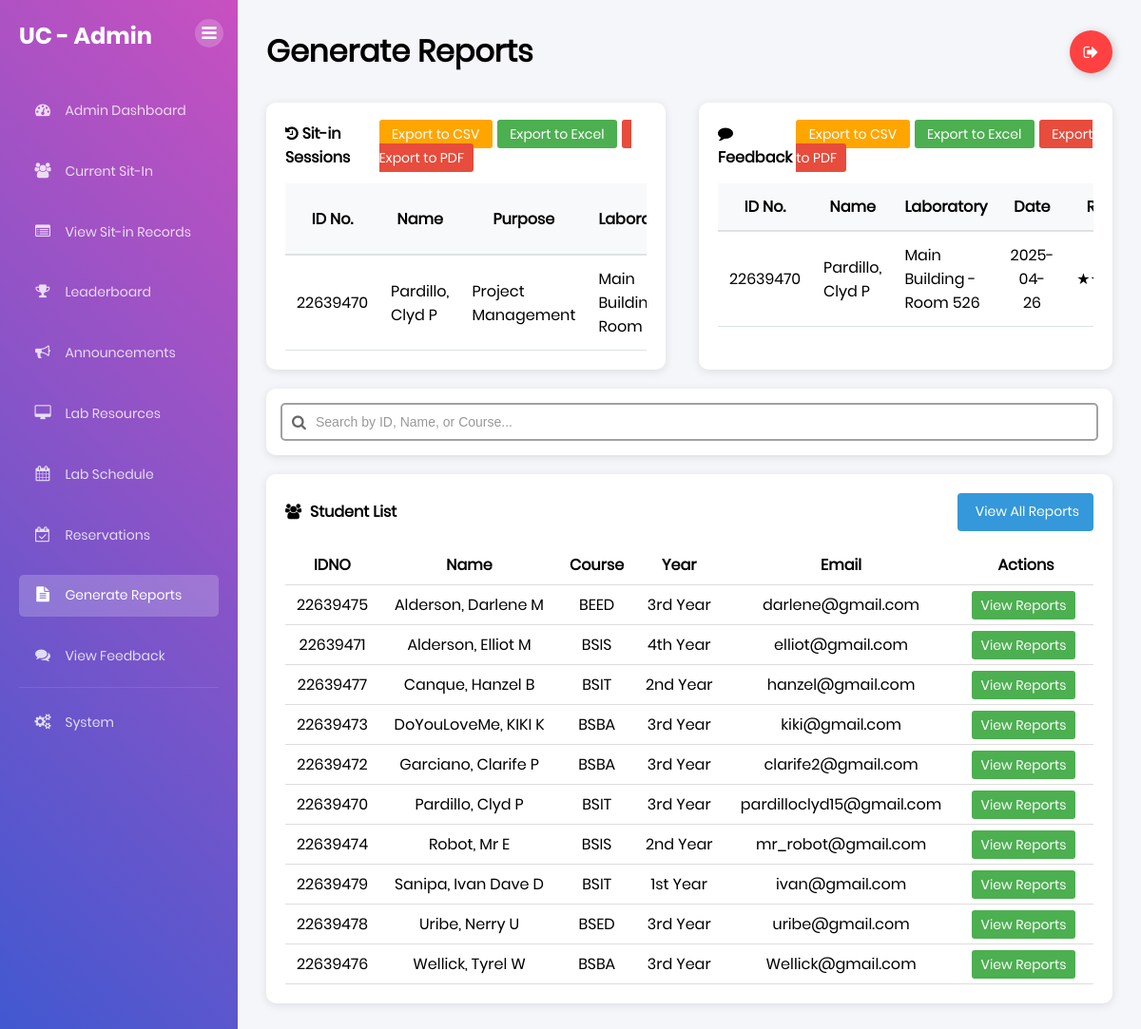
Page /admin/reports?student_id=22639470 (signed in) on the earlier database version.
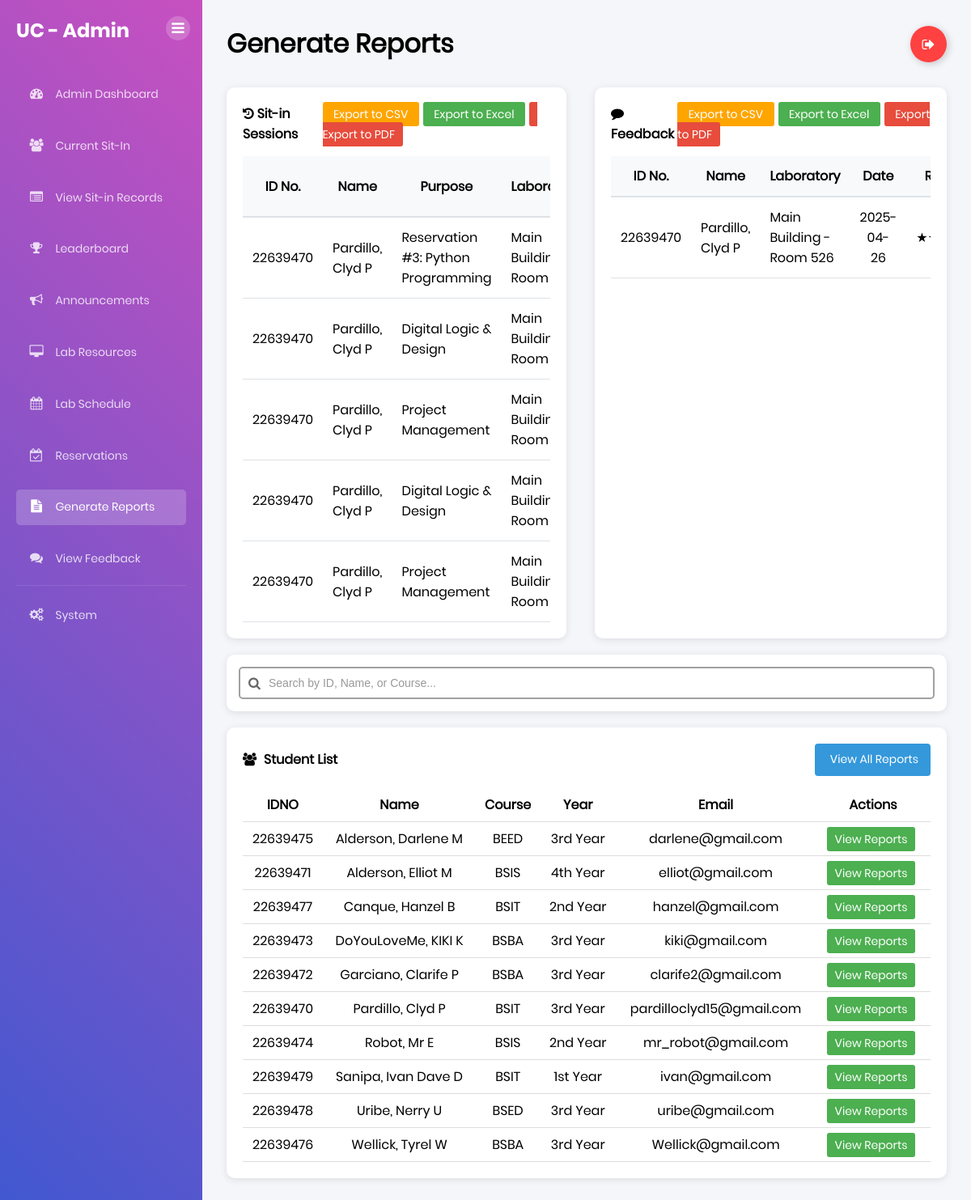
Same page on the later database version.
### tables this page shows
CREATE TABLE lab_sessions (
    session_id INTEGER PRIMARY KEY,
    student_id TEXT NOT NULL,
    lab_id INTEGER NOT NULL,
    reservation_id INTEGER,
    check_in_time TIMESTAMP NOT NULL,
    check_out_time TIMESTAMP,
    duration_hours REAL,
    status TEXT DEFAULT 'Active' CHECK (status IN ('Active', 'Completed', 'Terminated')),
    notes TEXT,
    created_by INTEGER NOT NULL, behavior_points INTEGER DEFAULT 0,
    FOREIGN KEY (student_id) REFERENCES students(idno),
    FOREIGN KEY (lab_id) REFERENCES laboratories(lab_id),
    FOREIGN KEY (reservation_id) REFERENCES lab_reservations(reservation_id),
    FOREIGN KEY (created_by) REFERENCES users(id)
);

CREATE TABLE "students" (idno TEXT PRIMARY KEY, lastname TEXT NOT NULL, firstname TEXT NOT NULL, midname TEXT, course TEXT NOT NULL, year_level TEXT NOT NULL, email_address TEXT NOT NULL, image_path TEXT, free_sessions_used INTEGER DEFAULT 0);

CREATE TABLE laboratories (
    lab_id INTEGER PRIMARY KEY,
    room_number TEXT NOT NULL UNIQUE,
    building TEXT,
    capacity INTEGER NOT NULL,
    description TEXT,
    equipment TEXT,
    status TEXT DEFAULT 'Available' CHECK (status IN ('Available', 'Maintenance', 'Reserved', 'Closed')),
    created_at TIMESTAMP DEFAULT CURRENT_TIMESTAMP,
    updated_at TIMESTAMP DEFAULT CURRENT_TIMESTAMP
);

CREATE TABLE session_feedback (
    feedback_id INTEGER PRIMARY KEY,
    session_id INTEGER NOT NULL,
    student_id TEXT NOT NULL,
    rating INTEGER CHECK (rating BETWEEN 1 AND 5),
    comments TEXT,
    submitted_at TIMESTAMP DEFAULT CURRENT_TIMESTAMP,
    FOREIGN KEY (session_id) REFERENCES lab_sessions(session_id),
    FOREIGN KEY (student_id) REFERENCES students(idno),
    UNIQUE(session_id, student_id)
);

### app.py (the view)
@app.route('/admin/reports')
def admin_reports():
    if 'user' not in session or not session.get('is_admin'):
        flash("Access denied. Admin privileges required.", "danger")
        return redirect(url_for('home'))
    conn = get_db_connection()
    try:
        students = conn.execute("""
            SELECT idno, lastname, firstname, midname, course, year_level, email_address
            FROM students
            ORDER BY lastname, firstname
        """).fetchall()
        selected_student = None
        student_sessions = []
        student_feedback = []
        student_id = request.args.get('student_id')
        if student_id:
            selected_student = conn.execute("""
                SELECT idno, lastname, firstname, midname, course, year_level, email_address
                FROM students
                WHERE idno = ?
            """, (student_id,)).fetchone()
            student_sessions = conn.execute("""
                SELECT
                    s.idno,
                    s.lastname,
                    s.firstname,
                    s.midname,
                    ls.notes as purpose,
                    l.room_number,
                    l.building,
                    ls.check_in_time,
                    ls.check_out_time,
                    DATE(ls.check_in_time) as date,
                    ROUND(CAST((julianday(ls.check_out_time) - julianday(ls.check_in_time)) * 24 AS REAL), 2) as duration
                FROM lab_sessions ls
                JOIN students s ON ls.student_id = s.idno
                JOIN laboratories l ON ls.lab_id = l.lab_id
                WHERE ls.student_id = ? AND ls.status = 'Completed'
                ORDER BY ls.check_in_time DESC
            """, (student_id,)).fetchall()
            student_feedback = conn.execute("""
                SELECT
                    s.idno,
                    s.lastname,
                    s.firstname,
                    s.midname,
                    l.room_number,
                    l.building,
                    DATE(ls.check_in_time) as date,
                    sf.rating,
                    sf.comments
                FROM session_feedback sf
                JOIN lab_sessions ls ON sf.session_id = ls.session_id
                JOIN students s ON sf.student_id = s.idno
                JOIN laboratories l ON ls.lab_id = l.lab_id
                WHERE sf.student_id = ?
                ORDER BY ls.check_in_time DESC
            """, (student_id,)).fetchall()
        return render_template(
            "admin_reports.html",
            students=students,
            selected_student=selected_student,
            student_sessions=student_sessions,
            student_feedback=student_feedback
        )
    finally:
        conn.close()

### app.py (called while the page is built)
def get_db_connection():
    conn = sqlite3.connect("users.db")
    conn.row_factory = sqlite3.Row
    return conn

@app.after_request
def add_header(response):
    response.headers["Cache-Control"] = "no-cache, no-store, must-revalidate"
    response.headers["Pragma"] = "no-cache"
    response.headers["Expires"] = "0"
    return response

def format_time(value):
    try:
        dt = datetime.strptime(value, '%Y-%m-%d %H:%M:%S')
        return dt.strftime('%I:%M %p')
    except ValueError:
        try:
            if ':' in value:
                if len(value.split(':')) == 2:
                    dt = datetime.strptime(value, '%H:%M')
                else:
                    dt = datetime.strptime(value, '%H:%M:%S')
                return dt.strftime('%I:%M %p')
        except ValueError:
            return value

### templates/admin_reports.html (shortened to what the changed rows need)
{% extends 'base.html' %} {% block content %}
<div class="dashboard-container">
  <div class="sidebar">
    <div class="sidebar-header">
      <h2>UC - Admin</h2>
    </div>
  </div>
  <div class="main-content">
    <div class="header">
      <h1>Generate Reports</h1>
    </div>
    <div class="content-row">
      {% if selected_student %}
      <div class="schedule-card" style="flex: 1; margin-right: 15px">
        <div style="overflow-x: auto">
          <table style="width: 100%; border-collapse: collapse">
            <thead>
              <tr style="background-color: #f8f9fa">
                <th style="padding: 12px; border-bottom: 2px solid #dee2e6">
                  ID No.
                </th>
                <th style="padding: 12px; border-bottom: 2px solid #dee2e6">
                  Name
                </th>
                <th style="padding: 12px; border-bottom: 2px solid #dee2e6">
                  Purpose
                </th>
                <th style="padding: 12px; border-bottom: 2px solid #dee2e6">
                  Laboratory
                </th>
              </tr>
            </thead>
            <tbody>
              {% for session in student_sessions %}
              <tr>
                <td
                  style="
                    padding: 12px;
                    border-bottom: 1px solid #dee2e6;
                    text-align: center;
                  "
                >
                  {{ session.idno }}
                </td>
                <td style="padding: 12px; border-bottom: 1px solid #dee2e6">
                  {{ session.lastname }}, {{ session.firstname }} {{
                  session.midname }}
                </td>
                <td style="padding: 12px; border-bottom: 1px solid #dee2e6">
                  {{ session.purpose }}
                </td>
                <td style="padding: 12px; border-bottom: 1px solid #dee2e6">
                  {{ session.building }} - Room {{ session.room_number }}
                </td>
              </tr>
              {% endfor %}
            </tbody>
          </table>
        </div>
      </div>
      <div class="schedule-card" style="flex: 1">
        <div style="overflow-x: auto">
          <table style="width: 100%; border-collapse: collapse">
            <thead>
              <tr style="background-color: #f8f9fa">
                <th style="padding: 12px; border-bottom: 2px solid #dee2e6">
                  ID No.
                </th>
                <th style="padding: 12px; border-bottom: 2px solid #dee2e6">
                  Name
                </th>
                <th style="padding: 12px; border-bottom: 2px solid #dee2e6">
                  Laboratory
                </th>
                <th style="padding: 12px; border-bottom: 2px solid #dee2e6">
                  Date
                </th>
                <th style="padding: 12px; border-bottom: 2px solid #dee2e6">
                  Rating
                </th>
              </tr>
            </thead>
            <tbody>
              {% for feedback in student_feedback %}
              <tr>
                <td
                  style="
                    padding: 12px;
                    border-bottom: 1px solid #dee2e6;
                    text-align: center;
                  "
                >
                  {{ feedback.idno }}
                </td>
                <td style="padding: 12px; border-bottom: 1px solid #dee2e6">
                  {{ feedback.lastname }}, {{ feedback.firstname }} {{
                  feedback.midname }}
                </td>
                <td style="padding: 12px; border-bottom: 1px solid #dee2e6">
                  {{ feedback.building }} - Room {{ feedback.room_number }}
                </td>
                <td
                  style="
                    padding: 12px;
                    border-bottom: 1px solid #dee2e6;
                    text-align: center;
                  "
                >
                  {{ feedback.date }}
                </td>
                <td
                  style="
                    padding: 12px;
                    border-bottom: 1px solid #dee2e6;
                    text-align: center;
                  "
                >
                  {{ "★" * feedback.rating }}{{ "☆" * (5 - feedback.rating) }}
                </td>
              </tr>
              {% endfor %}
            </tbody>
          </table>
        </div>
      </div>
      {% endif %}
    </div>
    <div class="content-row">
      <div class="schedule-card" style="width: 100%">
        {% if students %}
        <table id="studentTable" style="width: 100%; border-collapse: collapse">
          <thead>
            <tr>
              <th style="padding: 8px; border-bottom: 1px solid #ddd">IDNO</th>
              <th style="padding: 8px; border-bottom: 1px solid #ddd">Name</th>
              <th style="padding: 8px; border-bottom: 1px solid #ddd">
                Course
              </th>
              <th style="padding: 8px; border-bottom: 1px solid #ddd">Year</th>
              <th style="padding: 8px; border-bottom: 1px solid #ddd">Email</th>
              <th style="padding: 8px; border-bottom: 1px solid #ddd">
                Actions
              </th>
            </tr>
          </thead>
          <tbody>
            {% for student in students %}
            <tr>
              <td
                style="
                  padding: 8px;
                  border-bottom: 1px solid #ddd;
                  text-align: center;
                "
              >
                {{ student.idno }}
              </td>
              <td
                style="
                  padding: 8px;
                  border-bottom: 1px solid #ddd;
                  text-align: center;
                "
              >
                {{ student.lastname }}, {{ student.firstname }}{% if
                student.midname %} {{ student.midname }}{% endif %}
              </td>
              <td
                style="
                  padding: 8px;
                  border-bottom: 1px solid #ddd;
                  text-align: center;
                "
              >
                {{ student.course }}
              </td>
              <td
                style="
                  padding: 8px;
                  border-bottom: 1px solid #ddd;
                  text-align: center;
                "
              >
                {{ student.year_level }}
              </td>
              <td
                style="
                  padding: 8px;
                  border-bottom: 1px solid #ddd;
                  text-align: center;
                "
              >
                {{ student.email_address }}
              </td>
              <td
                style="
                  padding: 8px;
                  border-bottom: 1px solid #ddd;
                  text-align: center;
                "
              >
                <a
                  href="{{ url_for('admin_reports') }}?student_id={{ student.idno }}"
                  class="btn btn-sm btn-primary"
                  style="
                    text-decoration: none;
                    background-color: #4caf50;
                    color: white;
                    padding: 5px 10px;
                    border-radius: 3px;
                  "
                >
                  View Reports
                </a>
              </td>
            </tr>
            {% endfor %}
          </tbody>
        </table>
        {% else %}
        <p>No students found.</p>
        {% endif %}
      </div>
    </div>
  </div>
</div>
{% endblock %}

Differences in the rows shown:
added lab_sessions: idno "22639470", lastname "Pardillo", firstname "Clyd", midname "P", purpose "Reservation #3: Python Programming", building "Main…"
added lab_sessions: idno "22639470", lastname "Pardillo", firstname "Clyd", midname "P", purpose "Digital Logic & Design", building "Main…"
added lab_sessions: idno "22639470", lastname "Pardillo", firstname "Clyd", midname "P", purpose "Project Management", building "Main…"
added lab_sessions: idno "22639470", lastname "Pardillo", firstname "Clyd", midname "P", purpose "Digital Logic & Design", building "Main…"
